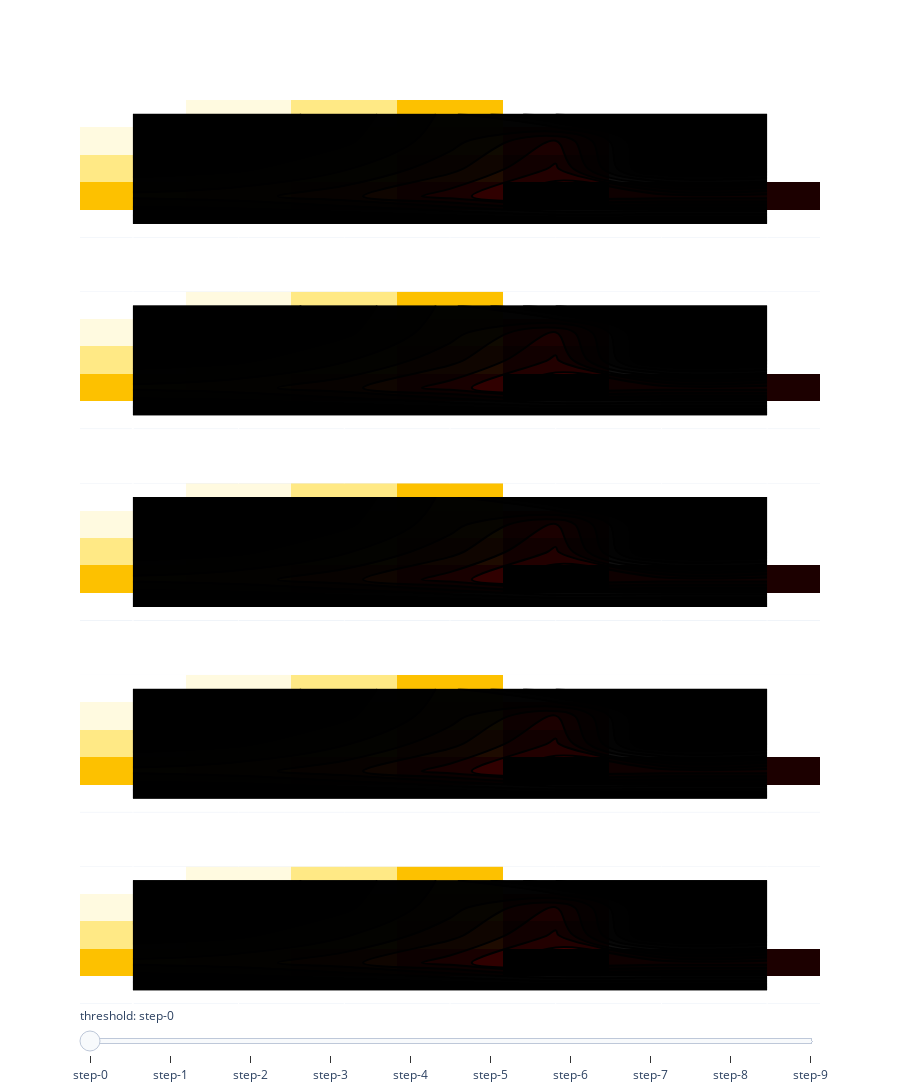

Here is the notebook cell this chart was saved with:
### Code cell
new_f = np.random.rand(20,25)

fig = plotly.subplots.make_subplots(5, 1)

number_of_steps = 10
number_of_figures = 5

# Create figure
fig = plotly.subplots.make_subplots(number_of_figures, 1)
for i in range(5):
    fig.add_trace(go.Heatmap(z=heatmap,colorscale='hot_r'), i+1, 1)
    # Add traces, one for each slider step
    for step in np.linspace(0, 1, number_of_steps):
        fig.add_trace(go.Contour(z=heatmap, showscale=False, line_color = "black",
                            contours=dict(value = step, type = "constraint", operation = ">="),
                            line_width=2),i+1,1)

fig.update_traces(showscale=False)
fig.update_layout(showlegend=False)
fig.update_xaxes(showticklabels=False)
fig.update_yaxes(showticklabels=False)
fig.update_layout(height=1200)

# Make 1th trace visible
# fig.data[1].visible = True

# Create and add slider
steps = []
for i in range(number_of_steps):
    step = dict(
        method="update",
        args=[{"visible": [False] * len(fig.data)},
              {"title": "Slider switched to step: " + str(i)}],  # layout attribute
    )
    for fi in range(number_of_figures):
        # print(i+(fi*(number_of_steps+1)-1))
        step["args"][0]["visible"][i+(fi*(number_of_steps+1))] = True  # Toggle i'th trace to "visible"
        step["args"][0]["visible"][0+(fi*(number_of_steps+1))] = True  # Toggle initial figure to be alway visible
    steps.append(step)

sliders = [dict(
    active=0,
    currentvalue={"prefix": "threshold: "},
    pad={"t": 0},
    steps=steps
)]

fig.update_layout(
    sliders=sliders
)

fig.show()
fig.write_html("test_plot.html")

print(len(fig.data))

### Figure 1 — Plotly figure (JSON) as saved in the notebook; plotly's stock layout.template omitted (floating-point values rounded to 4 significant figures)
{"data": [{"colorscale": [[0, "rgb(255,255,255)"], [0.3333, "rgb(255,210,0)"], [0.6667, "rgb(230,0,0)"], [1, "rgb(0,0,0)"]], "showscale": false, "type": "heatmap", "xaxis": "x", "yaxis": "y", "z": [[0, 0, 0, 0, 0, 0, 0], [0.36, 0.4, 0.52, 0.72, 1, 0.96, 0.96], [0.16, 0.2, 0.32, 0.52, 0.8, 0, 0], [0.04, 0.08, 0.2, 0.4, 0.68, 0, 0], [0, 0.04, 0.16, 0.36, 0, 0, 0]]}, {"contours": {"operation": ">=", "type": "constraint", "value": 0}, "line": {"color": "black", "width": 2}, "showscale": false, "type": "contour", "xaxis": "x", "yaxis": "y", "z": [[0, 0, 0, 0, 0, 0, 0], [0.36, 0.4, 0.52, 0.72, 1, 0.96, 0.96], [0.16, 0.2, 0.32, 0.52, 0.8, 0, 0], [0.04, 0.08, 0.2, 0.4, 0.68, 0, 0], [0, 0.04, 0.16, 0.36, 0, 0, 0]]}, {"contours": {"operation": ">=", "type": "constraint", "value": 0.1111}, "line": {"color": "black", "width": 2}, "showscale": false, "type": "contour", "xaxis": "x", "yaxis": "y", "z": [[0, 0, 0, 0, 0, 0, 0], [0.36, 0.4, 0.52, 0.72, 1, 0.96, 0.96], [0.16, 0.2, 0.32, 0.52, 0.8, 0, 0], [0.04, 0.08, 0.2, 0.4, 0.68, 0, 0], [0, 0.04, 0.16, 0.36, 0, 0, 0]]}, {"contours": {"operation": ">=", "type": "constraint", "value": 0.2222}, "line": {"color": "black", "width": 2}, "showscale": false, "type": "contour", "xaxis": "x", "yaxis": "y", "z": [[0, 0, 0, 0, 0, 0, 0], [0.36, 0.4, 0.52, 0.72, 1, 0.96, 0.96], [0.16, 0.2, 0.32, 0.52, 0.8, 0, 0], [0.04, 0.08, 0.2, 0.4, 0.68, 0, 0], [0, 0.04, 0.16, 0.36, 0, 0, 0]]}, {"contours": {"operation": ">=", "type": "constraint", "value": 0.3333}, "line": {"color": "black", "width": 2}, "showscale": false, "type": "contour", "xaxis": "x", "yaxis": "y", "z": [[0, 0, 0, 0, 0, 0, 0], [0.36, 0.4, 0.52, 0.72, 1, 0.96, 0.96], [0.16, 0.2, 0.32, 0.52, 0.8, 0, 0], [0.04, 0.08, 0.2, 0.4, 0.68, 0, 0], [0, 0.04, 0.16, 0.36, 0, 0, 0]]}, {"contours": {"operation": ">=", "type": "constraint", "value": 0.4444}, "line": {"color": "black", "width": 2}, "showscale": false, "type": "contour", "xaxis": "x", "yaxis": "y", "z": [[0, 0, 0, 0, 0, 0, 0], [0.36, 0.4, 0.52, 0.72, 1, 0.96, 0.96], [0.16, 0.2, 0.32, 0.52, 0.8, 0, 0], [0.04, 0.08, 0.2, 0.4, 0.68, 0, 0], [0, 0.04, 0.16, 0.36, 0, 0, 0]]}, {"contours": {"operation": ">=", "type": "constraint", "value": 0.5556}, "line": {"color": "black", "width": 2}, "showscale": false, "type": "contour", "xaxis": "x", "yaxis": "y", "z": [[0, 0, 0, 0, 0, 0, 0], [0.36, 0.4, 0.52, 0.72, 1, 0.96, 0.96], [0.16, 0.2, 0.32, 0.52, 0.8, 0, 0], [0.04, 0.08, 0.2, 0.4, 0.68, 0, 0], [0, 0.04, 0.16, 0.36, 0, 0, 0]]}, {"contours": {"operation": ">=", "type": "constraint", "value": 0.6667}, "line": {"color": "black", "width": 2}, "showscale": false, "type": "contour", "xaxis": "x", "yaxis": "y", "z": [[0, 0, 0, 0, 0, 0, 0], [0.36, 0.4, 0.52, 0.72, 1, 0.96, 0.96], [0.16, 0.2, 0.32, 0.52, 0.8, 0, 0], [0.04, 0.08, 0.2, 0.4, 0.68, 0, 0], [0, 0.04, 0.16, 0.36, 0, 0, 0]]}, {"contours": {"operation": ">=", "type": "constraint", "value": 0.7778}, "line": {"color": "black", "width": 2}, "showscale": false, "type": "contour", "xaxis": "x", "yaxis": "y", "z": [[0, 0, 0, 0, 0, 0, 0], [0.36, 0.4, 0.52, 0.72, 1, 0.96, 0.96], [0.16, 0.2, 0.32, 0.52, 0.8, 0, 0], [0.04, 0.08, 0.2, 0.4, 0.68, 0, 0], [0, 0.04, 0.16, 0.36, 0, 0, 0]]}, {"contours": {"operation": ">=", "type": "constraint", "value": 0.8889}, "line": {"color": "black", "width": 2}, "showscale": false, "type": "contour", "xaxis": "x", "yaxis": "y", "z": [[0, 0, 0, 0, 0, 0, 0], [0.36, 0.4, 0.52, 0.72, 1, 0.96, 0.96], [0.16, 0.2, 0.32, 0.52, 0.8, 0, 0], [0.04, 0.08, 0.2, 0.4, 0.68, 0, 0], [0, 0.04, 0.16, 0.36, 0, 0, 0]]}, {"contours": {"operation": ">=", "type": "constraint", "value": 1}, "line": {"color": "black", "width": 2}, "showscale": false, "type": "contour", "xaxis": "x", "yaxis": "y", "z": [[0, 0, 0, 0, 0, 0, 0], [0.36, 0.4, 0.52, 0.72, 1, 0.96, 0.96], [0.16, 0.2, 0.32, 0.52, 0.8, 0, 0], [0.04, 0.08, 0.2, 0.4, 0.68, 0, 0], [0, 0.04, 0.16, 0.36, 0, 0, 0]]}, {"colorscale": [[0, "rgb(255,255,255)"], [0.3333, "rgb(255,210,0)"], [0.6667, "rgb(230,0,0)"], [1, "rgb(0,0,0)"]], "showscale": false, "type": "heatmap", "xaxis": "x2", "yaxis": "y2", "z": [[0, 0, 0, 0, 0, 0, 0], [0.36, 0.4, 0.52, 0.72, 1, 0.96, 0.96], [0.16, 0.2, 0.32, 0.52, 0.8, 0, 0], [0.04, 0.08, 0.2, 0.4, 0.68, 0, 0], [0, 0.04, 0.16, 0.36, 0, 0, 0]]}, {"contours": {"operation": ">=", "type": "constraint", "value": 0}, "line": {"color": "black", "width": 2}, "showscale": false, "type": "contour", "xaxis": "x2", "yaxis": "y2", "z": [[0, 0, 0, 0, 0, 0, 0], [0.36, 0.4, 0.52, 0.72, 1, 0.96, 0.96], [0.16, 0.2, 0.32, 0.52, 0.8, 0, 0], [0.04, 0.08, 0.2, 0.4, 0.68, 0, 0], [0, 0.04, 0.16, 0.36, 0, 0, 0]]}, {"contours": {"operation": ">=", "type": "constraint", "value": 0.1111}, "line": {"color": "black", "width": 2}, "showscale": false, "type": "contour", "xaxis": "x2", "yaxis": "y2", "z": [[0, 0, 0, 0, 0, 0, 0], [0.36, 0.4, 0.52, 0.72, 1, 0.96, 0.96], [0.16, 0.2, 0.32, 0.52, 0.8, 0, 0], [0.04, 0.08, 0.2, 0.4, 0.68, 0, 0], [0, 0.04, 0.16, 0.36, 0, 0, 0]]}, {"contours": {"operation": ">=", "type": "constraint", "value": 0.2222}, "line": {"color": "black", "width": 2}, "showscale": false, "type": "contour", "xaxis": "x2", "yaxis": "y2", "z": [[0, 0, 0, 0, 0, 0, 0], [0.36, 0.4, 0.52, 0.72, 1, 0.96, 0.96], [0.16, 0.2, 0.32, 0.52, 0.8, 0, 0], [0.04, 0.08, 0.2, 0.4, 0.68, 0, 0], [0, 0.04, 0.16, 0.36, 0, 0, 0]]}, {"contours": {"operation": ">=", "type": "constraint", "value": 0.3333}, "line": {"color": "black", "width": 2}, "showscale": false, "type": "contour", "xaxis": "x2", "yaxis": "y2", "z": [[0, 0, 0, 0, 0, 0, 0], [0.36, 0.4, 0.52, 0.72, 1, 0.96, 0.96], [0.16, 0.2, 0.32, 0.52, 0.8, 0, 0], [0.04, 0.08, 0.2, 0.4, 0.68, 0, 0], [0, 0.04, 0.16, 0.36, 0, 0, 0]]}, {"contours": {"operation": ">=", "type": "constraint", "value": 0.4444}, "line": {"color": "black", "width": 2}, "showscale": false, "type": "contour", "xaxis": "x2", "yaxis": "y2", "z": [[0, 0, 0, 0, 0, 0, 0], [0.36, 0.4, 0.52, 0.72, 1, 0.96, 0.96], [0.16, 0.2, 0.32, 0.52, 0.8, 0, 0], [0.04, 0.08, 0.2, 0.4, 0.68, 0, 0], [0, 0.04, 0.16, 0.36, 0, 0, 0]]}, {"contours": {"operation": ">=", "type": "constraint", "value": 0.5556}, "line": {"color": "black", "width": 2}, "showscale": false, "type": "contour", "xaxis": "x2", "yaxis": "y2", "z": [[0, 0, 0, 0, 0, 0, 0], [0.36, 0.4, 0.52, 0.72, 1, 0.96, 0.96], [0.16, 0.2, 0.32, 0.52, 0.8, 0, 0], [0.04, 0.08, 0.2, 0.4, 0.68, 0, 0], [0, 0.04, 0.16, 0.36, 0, 0, 0]]}, {"contours": {"operation": ">=", "type": "constraint", "value": 0.6667}, "line": {"color": "black", "width": 2}, "showscale": false, "type": "contour", "xaxis": "x2", "yaxis": "y2", "z": [[0, 0, 0, 0, 0, 0, 0], [0.36, 0.4, 0.52, 0.72, 1, 0.96, 0.96], [0.16, 0.2, 0.32, 0.52, 0.8, 0, 0], [0.04, 0.08, 0.2, 0.4, 0.68, 0, 0], [0, 0.04, 0.16, 0.36, 0, 0, 0]]}, {"contours": {"operation": ">=", "type": "constraint", "value": 0.7778}, "line": {"color": "black", "width": 2}, "showscale": false, "type": "contour", "xaxis": "x2", "yaxis": "y2", "z": [[0, 0, 0, 0, 0, 0, 0], [0.36, 0.4, 0.52, 0.72, 1, 0.96, 0.96], [0.16, 0.2, 0.32, 0.52, 0.8, 0, 0], [0.04, 0.08, 0.2, 0.4, 0.68, 0, 0], [0, 0.04, 0.16, 0.36, 0, 0, 0]]}, {"contours": {"operation": ">=", "type": "constraint", "value": 0.8889}, "line": {"color": "black", "width": 2}, "showscale": false, "type": "contour", "xaxis": "x2", "yaxis": "y2", "z": [[0, 0, 0, 0, 0, 0, 0], [0.36, 0.4, 0.52, 0.72, 1, 0.96, 0.96], [0.16, 0.2, 0.32, 0.52, 0.8, 0, 0], [0.04, 0.08, 0.2, 0.4, 0.68, 0, 0], [0, 0.04, 0.16, 0.36, 0, 0, 0]]}, {"contours": {"operation": ">=", "type": "constraint", "value": 1}, "line": {"color": "black", "width": 2}, "showscale": false, "type": "contour", "xaxis": "x2", "yaxis": "y2", "z": [[0, 0, 0, 0, 0, 0, 0], [0.36, 0.4, 0.52, 0.72, 1, 0.96, 0.96], [0.16, 0.2, 0.32, 0.52, 0.8, 0, 0], [0.04, 0.08, 0.2, 0.4, 0.68, 0, 0], [0, 0.04, 0.16, 0.36, 0, 0, 0]]}, {"colorscale": [[0, "rgb(255,255,255)"], [0.3333, "rgb(255,210,0)"], [0.6667, "rgb(230,0,0)"], [1, "rgb(0,0,0)"]], "showscale": false, "type": "heatmap", "xaxis": "x3", "yaxis": "y3", "z": [[0, 0, 0, 0, 0, 0, 0], [0.36, 0.4, 0.52, 0.72, 1, 0.96, 0.96], [0.16, 0.2, 0.32, 0.52, 0.8, 0, 0], [0.04, 0.08, 0.2, 0.4, 0.68, 0, 0], [0, 0.04, 0.16, 0.36, 0, 0, 0]]}, {"contours": {"operation": ">=", "type": "constraint", "value": 0}, "line": {"color": "black", "width": 2}, "showscale": false, "type": "contour", "xaxis": "x3", "yaxis": "y3", "z": [[0, 0, 0, 0, 0, 0, 0], [0.36, 0.4, 0.52, 0.72, 1, 0.96, 0.96], [0.16, 0.2, 0.32, 0.52, 0.8, 0, 0], [0.04, 0.08, 0.2, 0.4, 0.68, 0, 0], [0, 0.04, 0.16, 0.36, 0, 0, 0]]}, {"contours": {"operation": ">=", "type": "constraint", "value": 0.1111}, "line": {"color": "black", "width": 2}, "showscale": false, "type": "contour", "xaxis": "x3", "yaxis": "y3", "z": [[0, 0, 0, 0, 0, 0, 0], [0.36, 0.4, 0.52, 0.72, 1, 0.96, 0.96], [0.16, 0.2, 0.32, 0.52, 0.8, 0, 0], [0.04, 0.08, 0.2, 0.4, 0.68, 0, 0], [0, 0.04, 0.16, 0.36, 0, 0, 0]]}, {"contours": {"operation": ">=", "type": "constraint", "value": 0.2222}, "line": {"color": "black", "width": 2}, "showscale": false, "type": "contour", "xaxis": "x3", "yaxis": "y3", "z": [[0, 0, 0, 0, 0, 0, 0], [0.36, 0.4, 0.52, 0.72, 1, 0.96, 0.96], [0.16, 0.2, 0.32, 0.52, 0.8, 0, 0], [0.04, 0.08, 0.2, 0.4, 0.68, 0, 0], [0, 0.04, 0.16, 0.36, 0, 0, 0]]}, {"contours": {"operation": ">=", "type": "constraint", "value": 0.3333}, "line": {"color": "black", "width": 2}, "showscale": false, "type": "contour", "xaxis": "x3", "yaxis": "y3", "z": [[0, 0, 0, 0, 0, 0, 0], [0.36, 0.4, 0.52, 0.72, 1, 0.96, 0.96], [0.16, 0.2, 0.32, 0.52, 0.8, 0, 0], [0.04, 0.08, 0.2, 0.4, 0.68, 0, 0], [0, 0.04, 0.16, 0.36, 0, 0, 0]]}, {"contours": {"operation": ">=", "type": "constraint", "value": 0.4444}, "line": {"color": "black", "width": 2}, "showscale": false, "type": "contour", "xaxis": "x3", "yaxis": "y3", "z": [[0, 0, 0, 0, 0, 0, 0], [0.36, 0.4, 0.52, 0.72, 1, 0.96, 0.96], [0.16, 0.2, 0.32, 0.52, 0.8, 0, 0], [0.04, 0.08, 0.2, 0.4, 0.68, 0, 0], [0, 0.04, 0.16, 0.36, 0, 0, 0]]}, {"contours": {"operation": ">=", "type": "constraint", "value": 0.5556}, "line": {"color": "black", "width": 2}, "showscale": false, "type": "contour", "xaxis": "x3", "yaxis": "y3", "z": [[0, 0, 0, 0, 0, 0, 0], [0.36, 0.4, 0.52, 0.72, 1, 0.96, 0.96], [0.16, 0.2, 0.32, 0.52, 0.8, 0, 0], [0.04, 0.08, 0.2, 0.4, 0.68, 0, 0], [0, 0.04, 0.16, 0.36, 0, 0, 0]]}, {"contours": {"operation": ">=", "type": "constraint", "value": 0.6667}, "line": {"color": "black", "width": 2}, "showscale": false, "type": "contour", "xaxis": "x3", "yaxis": "y3", "z": [[0, 0, 0, 0, 0, 0, 0], [0.36, 0.4, 0.52, 0.72, 1, 0.96, 0.96], [0.16, 0.2, 0.32, 0.52, 0.8, 0, 0], [0.04, 0.08, 0.2, 0.4, 0.68, 0, 0], [0, 0.04, 0.16, 0.36, 0, 0, 0]]}, {"contours": {"operation": ">=", "type": "constraint", "value": 0.7778}, "line": {"color": "black", "width": 2}, "showscale": false, "type": "contour", "xaxis": "x3", "yaxis": "y3", "z": [[0, 0, 0, 0, 0, 0, 0], [0.36, 0.4, 0.52, 0.72, 1, 0.96, 0.96], [0.16, 0.2, 0.32, 0.52, 0.8, 0, 0], [0.04, 0.08, 0.2, 0.4, 0.68, 0, 0], [0, 0.04, 0.16, 0.36, 0, 0, 0]]}, {"contours": {"operation": ">=", "type": "constraint", "value": 0.8889}, "line": {"color": "black", "width": 2}, "showscale": false, "type": "contour", "xaxis": "x3", "yaxis": "y3", "z": [[0, 0, 0, 0, 0, 0, 0], [0.36, 0.4, 0.52, 0.72, 1, 0.96, 0.96], [0.16, 0.2, 0.32, 0.52, 0.8, 0, 0], [0.04, 0.08, 0.2, 0.4, 0.68, 0, 0], [0, 0.04, 0.16, 0.36, 0, 0, 0]]}, {"contours": {"operation": ">=", "type": "constraint", "value": 1}, "line": {"color": "black", "width": 2}, "showscale": false, "type": "contour", "xaxis": "x3", "yaxis": "y3", "z": [[0, 0, 0, 0, 0, 0, 0], [0.36, 0.4, 0.52, 0.72, 1, 0.96, 0.96], [0.16, 0.2, 0.32, 0.52, 0.8, 0, 0], [0.04, 0.08, 0.2, 0.4, 0.68, 0, 0], [0, 0.04, 0.16, 0.36, 0, 0, 0]]}, {"colorscale": [[0, "rgb(255,255,255)"], [0.3333, "rgb(255,210,0)"], [0.6667, "rgb(230,0,0)"], [1, "rgb(0,0,0)"]], "showscale": false, "type": "heatmap", "xaxis": "x4", "yaxis": "y4", "z": [[0, 0, 0, 0, 0, 0, 0], [0.36, 0.4, 0.52, 0.72, 1, 0.96, 0.96], [0.16, 0.2, 0.32, 0.52, 0.8, 0, 0], [0.04, 0.08, 0.2, 0.4, 0.68, 0, 0], [0, 0.04, 0.16, 0.36, 0, 0, 0]]}, {"contours": {"operation": ">=", "type": "constraint", "value": 0}, "line": {"color": "black", "width": 2}, "showscale": false, "type": "contour", "xaxis": "x4", "yaxis": "y4", "z": [[0, 0, 0, 0, 0, 0, 0], [0.36, 0.4, 0.52, 0.72, 1, 0.96, 0.96], [0.16, 0.2, 0.32, 0.52, 0.8, 0, 0], [0.04, 0.08, 0.2, 0.4, 0.68, 0, 0], [0, 0.04, 0.16, 0.36, 0, 0, 0]]}, {"contours": {"operation": ">=", "type": "constraint", "value": 0.1111}, "line": {"color": "black", "width": 2}, "showscale": false, "type": "contour", "xaxis": "x4", "yaxis": "y4", "z": [[0, 0, 0, 0, 0, 0, 0], [0.36, 0.4, 0.52, 0.72, 1, 0.96, 0.96], [0.16, 0.2, 0.32, 0.52, 0.8, 0, 0], [0.04, 0.08, 0.2, 0.4, 0.68, 0, 0], [0, 0.04, 0.16, 0.36, 0, 0, 0]]}, {"contours": {"operation": ">=", "type": "constraint", "value": 0.2222}, "line": {"color": "black", "width": 2}, "showscale": false, "type": "contour", "xaxis": "x4", "yaxis": "y4", "z": [[0, 0, 0, 0, 0, 0, 0], [0.36, 0.4, 0.52, 0.72, 1, 0.96, 0.96], [0.16, 0.2, 0.32, 0.52, 0.8, 0, 0], [0.04, 0.08, 0.2, 0.4, 0.68, 0, 0], [0, 0.04, 0.16, 0.36, 0, 0, 0]]}, {"contours": {"operation": ">=", "type": "constraint", "value": 0.3333}, "line": {"color": "black", "width": 2}, "showscale": false, "type": "contour", "xaxis": "x4", "yaxis": "y4", "z": [[0, 0, 0, 0, 0, 0, 0], [0.36, 0.4, 0.52, 0.72, 1, 0.96, 0.96], [0.16, 0.2, 0.32, 0.52, 0.8, 0, 0], [0.04, 0.08, 0.2, 0.4, 0.68, 0, 0], [0, 0.04, 0.16, 0.36, 0, 0, 0]]}, {"contours": {"operation": ">=", "type": "constraint", "value": 0.4444}, "line": {"color": "black", "width": 2}, "showscale": false, "type": "contour", "xaxis": "x4", "yaxis": "y4", "z": [[0, 0, 0, 0, 0, 0, 0], [0.36, 0.4, 0.52, 0.72, 1, 0.96, 0.96], [0.16, 0.2, 0.32, 0.52, 0.8, 0, 0], [0.04, 0.08, 0.2, 0.4, 0.68, 0, 0], [0, 0.04, 0.16, 0.36, 0, 0, 0]]}, {"contours": {"operation": ">=", "type": "constraint", "value": 0.5556}, "line": {"color": "black", "width": 2}, "showscale": false, "type": "contour", "xaxis": "x4", "yaxis": "y4", "z": [[0, 0, 0, 0, 0, 0, 0], [0.36, 0.4, 0.52, 0.72, 1, 0.96, 0.96], [0.16, 0.2, 0.32, 0.52, 0.8, 0, 0], [0.04, 0.08, 0.2, 0.4, 0.68, 0, 0], [0, 0.04, 0.16, 0.36, 0, 0, 0]]}, {"contours": {"operation": ">=", "type": "constraint", "value": 0.6667}, "line": {"color": "black", "width": 2}, "showscale": false, "type": "contour", "xaxis": "x4", "yaxis": "y4", "z": [[0, 0, 0, 0, 0, 0, 0], [0.36, 0.4, 0.52, 0.72, 1, 0.96, 0.96], [0.16, 0.2, 0.32, 0.52, 0.8, 0, 0], [0.04, 0.08, 0.2, 0.4, 0.68, 0, 0], [0, 0.04, 0.16, 0.36, 0, 0, 0]]}, {"contours": {"operation": ">=", "type": "constraint", "value": 0.7778}, "line": {"color": "black", "width": 2}, "showscale": false, "type": "contour", "xaxis": "x4", "yaxis": "y4", "z": [[0, 0, 0, 0, 0, 0, 0], [0.36, 0.4, 0.52, 0.72, 1, 0.96, 0.96], [0.16, 0.2, 0.32, 0.52, 0.8, 0, 0], [0.04, 0.08, 0.2, 0.4, 0.68, 0, 0], [0, 0.04, 0.16, 0.36, 0, 0, 0]]}, {"contours": {"operation": ">=", "type": "constraint", "value": 0.8889}, "line": {"color": "black", "width": 2}, "showscale": false, "type": "contour", "xaxis": "x4", "yaxis": "y4", "z": [[0, 0, 0, 0, 0, 0, 0], [0.36, 0.4, 0.52, 0.72, 1, 0.96, 0.96], [0.16, 0.2, 0.32, 0.52, 0.8, 0, 0], [0.04, 0.08, 0.2, 0.4, 0.68, 0, 0], [0, 0.04, 0.16, 0.36, 0, 0, 0]]}, {"contours": {"operation": ">=", "type": "constraint", "value": 1}, "line": {"color": "black", "width": 2}, "showscale": false, "type": "contour", "xaxis": "x4", "yaxis": "y4", "z": [[0, 0, 0, 0, 0, 0, 0], [0.36, 0.4, 0.52, 0.72, 1, 0.96, 0.96], [0.16, 0.2, 0.32, 0.52, 0.8, 0, 0], [0.04, 0.08, 0.2, 0.4, 0.68, 0, 0], [0, 0.04, 0.16, 0.36, 0, 0, 0]]}, {"colorscale": [[0, "rgb(255,255,255)"], [0.3333, "rgb(255,210,0)"], [0.6667, "rgb(230,0,0)"], [1, "rgb(0,0,0)"]], "showscale": false, "type": "heatmap", "xaxis": "x5", "yaxis": "y5", "z": [[0, 0, 0, 0, 0, 0, 0], [0.36, 0.4, 0.52, 0.72, 1, 0.96, 0.96], [0.16, 0.2, 0.32, 0.52, 0.8, 0, 0], [0.04, 0.08, 0.2, 0.4, 0.68, 0, 0], [0, 0.04, 0.16, 0.36, 0, 0, 0]]}, {"contours": {"operation": ">=", "type": "constraint", "value": 0}, "line": {"color": "black", "width": 2}, "showscale": false, "type": "contour", "xaxis": "x5", "yaxis": "y5", "z": [[0, 0, 0, 0, 0, 0, 0], [0.36, 0.4, 0.52, 0.72, 1, 0.96, 0.96], [0.16, 0.2, 0.32, 0.52, 0.8, 0, 0], [0.04, 0.08, 0.2, 0.4, 0.68, 0, 0], [0, 0.04, 0.16, 0.36, 0, 0, 0]]}, {"contours": {"operation": ">=", "type": "constraint", "value": 0.1111}, "line": {"color": "black", "width": 2}, "showscale": false, "type": "contour", "xaxis": "x5", "yaxis": "y5", "z": [[0, 0, 0, 0, 0, 0, 0], [0.36, 0.4, 0.52, 0.72, 1, 0.96, 0.96], [0.16, 0.2, 0.32, 0.52, 0.8, 0, 0], [0.04, 0.08, 0.2, 0.4, 0.68, 0, 0], [0, 0.04, 0.16, 0.36, 0, 0, 0]]}, {"contours": {"operation": ">=", "type": "constraint", "value": 0.2222}, "line": {"color": "black", "width": 2}, "showscale": false, "type": "contour", "xaxis": "x5", "yaxis": "y5", "z": [[0, 0, 0, 0, 0, 0, 0], [0.36, 0.4, 0.52, 0.72, 1, 0.96, 0.96], [0.16, 0.2, 0.32, 0.52, 0.8, 0, 0], [0.04, 0.08, 0.2, 0.4, 0.68, 0, 0], [0, 0.04, 0.16, 0.36, 0, 0, 0]]}, {"contours": {"operation": ">=", "type": "constraint", "value": 0.3333}, "line": {"color": "black", "width": 2}, "showscale": false, "type": "contour", "xaxis": "x5", "yaxis": "y5", "z": [[0, 0, 0, 0, 0, 0, 0], [0.36, 0.4, 0.52, 0.72, 1, 0.96, 0.96], [0.16, 0.2, 0.32, 0.52, 0.8, 0, 0], [0.04, 0.08, 0.2, 0.4, 0.68, 0, 0], [0, 0.04, 0.16, 0.36, 0, 0, 0]]}, {"contours": {"operation": ">=", "type": "constraint", "value": 0.4444}, "line": {"color": "black", "width": 2}, "showscale": false, "type": "contour", "xaxis": "x5", "yaxis": "y5", "z": [[0, 0, 0, 0, 0, 0, 0], [0.36, 0.4, 0.52, 0.72, 1, 0.96, 0.96], [0.16, 0.2, 0.32, 0.52, 0.8, 0, 0], [0.04, 0.08, 0.2, 0.4, 0.68, 0, 0], [0, 0.04, 0.16, 0.36, 0, 0, 0]]}, {"contours": {"operation": ">=", "type": "constraint", "value": 0.5556}, "line": {"color": "black", "width": 2}, "showscale": false, "type": "contour", "xaxis": "x5", "yaxis": "y5", "z": [[0, 0, 0, 0, 0, 0, 0], [0.36, 0.4, 0.52, 0.72, 1, 0.96, 0.96], [0.16, 0.2, 0.32, 0.52, 0.8, 0, 0], [0.04, 0.08, 0.2, 0.4, 0.68, 0, 0], [0, 0.04, 0.16, 0.36, 0, 0, 0]]}, {"contours": {"operation": ">=", "type": "constraint", "value": 0.6667}, "line": {"color": "black", "width": 2}, "showscale": false, "type": "contour", "xaxis": "x5", "yaxis": "y5", "z": [[0, 0, 0, 0, 0, 0, 0], [0.36, 0.4, 0.52, 0.72, 1, 0.96, 0.96], [0.16, 0.2, 0.32, 0.52, 0.8, 0, 0], [0.04, 0.08, 0.2, 0.4, 0.68, 0, 0], [0, 0.04, 0.16, 0.36, 0, 0, 0]]}, {"contours": {"operation": ">=", "type": "constraint", "value": 0.7778}, "line": {"color": "black", "width": 2}, "showscale": false, "type": "contour", "xaxis": "x5", "yaxis": "y5", "z": [[0, 0, 0, 0, 0, 0, 0], [0.36, 0.4, 0.52, 0.72, 1, 0.96, 0.96], [0.16, 0.2, 0.32, 0.52, 0.8, 0, 0], [0.04, 0.08, 0.2, 0.4, 0.68, 0, 0], [0, 0.04, 0.16, 0.36, 0, 0, 0]]}, {"contours": {"operation": ">=", "type": "constraint", "value": 0.8889}, "line": {"color": "black", "width": 2}, "showscale": false, "type": "contour", "xaxis": "x5", "yaxis": "y5", "z": [[0, 0, 0, 0, 0, 0, 0], [0.36, 0.4, 0.52, 0.72, 1, 0.96, 0.96], [0.16, 0.2, 0.32, 0.52, 0.8, 0, 0], [0.04, 0.08, 0.2, 0.4, 0.68, 0, 0], [0, 0.04, 0.16, 0.36, 0, 0, 0]]}, {"contours": {"operation": ">=", "type": "constraint", "value": 1}, "line": {"color": "black", "width": 2}, "showscale": false, "type": "contour", "xaxis": "x5", "yaxis": "y5", "z": [[0, 0, 0, 0, 0, 0, 0], [0.36, 0.4, 0.52, 0.72, 1, 0.96, 0.96], [0.16, 0.2, 0.32, 0.52, 0.8, 0, 0], [0.04, 0.08, 0.2, 0.4, 0.68, 0, 0], [0, 0.04, 0.16, 0.36, 0, 0, 0]]}], "layout": {"height": 1200, "showlegend": false, "sliders": [{"active": 0, "currentvalue": {"prefix": "threshold: "}, "pad": {"t": 0}, "steps": [{"args": [{"visible": [true, false, false, false, false, false, false, false, false, false, false, true, false, false, false, false, false, false, false, false, false, false, true, false, false, false, false, false, false, false, false, false, false, true, false, false, false, false, false, false, false, false, false, false, true, false, false, false, false, false, false, false, false, false, false]}, {"title": "Slider switched to step: 0"}], "method": "update"}, {"args": [{"visible": [true, true, false, false, false, false, false, false, false, false, false, true, true, false, false, false, false, false, false, false, false, false, true, true, false, false, false, false, false, false, false, false, false, true, true, false, false, false, false, false, false, false, false, false, true, true, false, false, false, false, false, false, false, false, false]}, {"title": "Slider switched to step: 1"}], "method": "update"}, {"args": [{"visible": [true, false, true, false, false, false, false, false, false, false, false, true, false, true, false, false, false, false, false, false, false, false, true, false, true, false, false, false, false, false, false, false, false, true, false, true, false, false, false, false, false, false, false, false, true, false, true, false, false, false, false, false, false, false, false]}, {"title": "Slider switched to step: 2"}], "method": "update"}, {"args": [{"visible": [true, false, false, true, false, false, false, false, false, false, false, true, false, false, true, false, false, false, false, false, false, false, true, false, false, true, false, false, false, false, false, false, false, true, false, false, true, false, false, false, false, false, false, false, true, false, false, true, false, false, false, false, false, false, false]}, {"title": "Slider switched to step: 3"}], "method": "update"}, {"args": [{"visible": [true, false, false, false, true, false, false, false, false, false, false, true, false, false, false, true, false, false, false, false, false, false, true, false, false, false, true, false, false, false, false, false, false, true, false, false, false, true, false, false, false, false, false, false, true, false, false, false, true, false, false, false, false, false, false]}, {"title": "Slider switched to step: 4"}], "method": "update"}, {"args": [{"visible": [true, false, false, false, false, true, false, false, false, false, false, true, false, false, false, false, true, false, false, false, false, false, true, false, false, false, false, true, false, false, false, false, false, true, false, false, false, false, true, false, false, false, false, false, true, false, false, false, false, true, false, false, false, false, false]}, {"title": "Slider switched to step: 5"}], "method": "update"}, {"args": [{"visible": [true, false, false, false, false, false, true, false, false, false, false, true, false, false, false, false, false, true, false, false, false, false, true, false, false, false, false, false, true, false, false, false, false, true, false, false, false, false, false, true, false, false, false, false, true, false, false, false, false, false, true, false, false, false, false]}, {"title": "Slider switched to step: 6"}], "method": "update"}, {"args": [{"visible": [true, false, false, false, false, false, false, true, false, false, false, true, false, false, false, false, false, false, true, false, false, false, true, false, false, false, false, false, false, true, false, false, false, true, false, false, false, false, false, false, true, false, false, false, true, false, false, false, false, false, false, true, false, false, false]}, {"title": "Slider switched to step: 7"}], "method": "update"}, {"args": [{"visible": [true, false, false, false, false, false, false, false, true, false, false, true, false, false, false, false, false, false, false, true, false, false, true, false, false, false, false, false, false, false, true, false, false, true, false, false, false, false, false, false, false, true, false, false, true, false, false, false, false, false, false, false, true, false, false]}, {"title": "Slider switched to step: 8"}], "method": "update"}, {"args": [{"visible": [true, false, false, false, false, false, false, false, false, true, false, true, false, false, false, false, false, false, false, false, true, false, true, false, false, false, false, false, false, false, false, true, false, true, false, false, false, false, false, false, false, false, true, false, true, false, false, false, false, false, false, false, false, true, false]}, {"title": "Slider switched to step: 9"}], "method": "update"}]}], "xaxis": {"anchor": "y", "domain": [0, 1], "showticklabels": false}, "xaxis2": {"anchor": "y2", "domain": [0, 1], "showticklabels": false}, "xaxis3": {"anchor": "y3", "domain": [0, 1], "showticklabels": false}, "xaxis4": {"anchor": "y4", "domain": [0, 1], "showticklabels": false}, "xaxis5": {"anchor": "y5", "domain": [0, 1], "showticklabels": false}, "yaxis": {"anchor": "x", "domain": [0.848, 1], "showticklabels": false}, "yaxis2": {"anchor": "x2", "domain": [0.636, 0.788], "showticklabels": false}, "yaxis3": {"anchor": "x3", "domain": [0.424, 0.576], "showticklabels": false}, "yaxis4": {"anchor": "x4", "domain": [0.212, 0.364], "showticklabels": false}, "yaxis5": {"anchor": "x5", "domain": [0, 0.152], "showticklabels": false}}}
